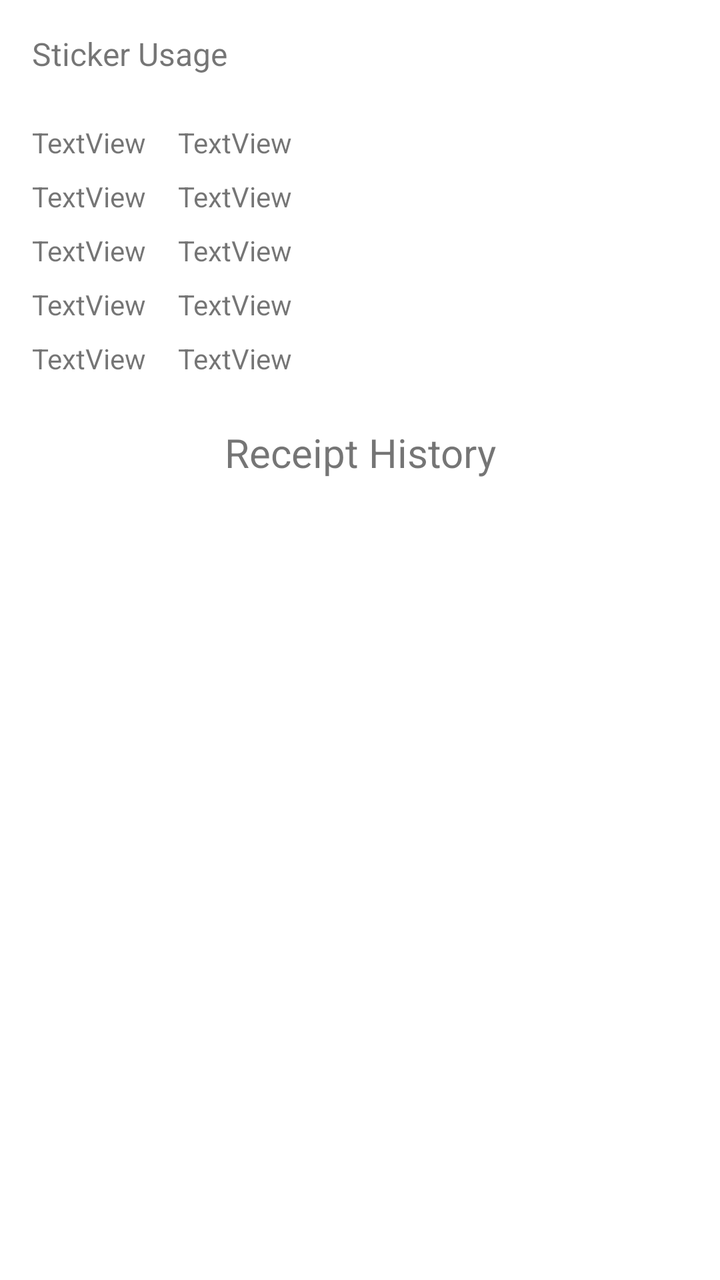
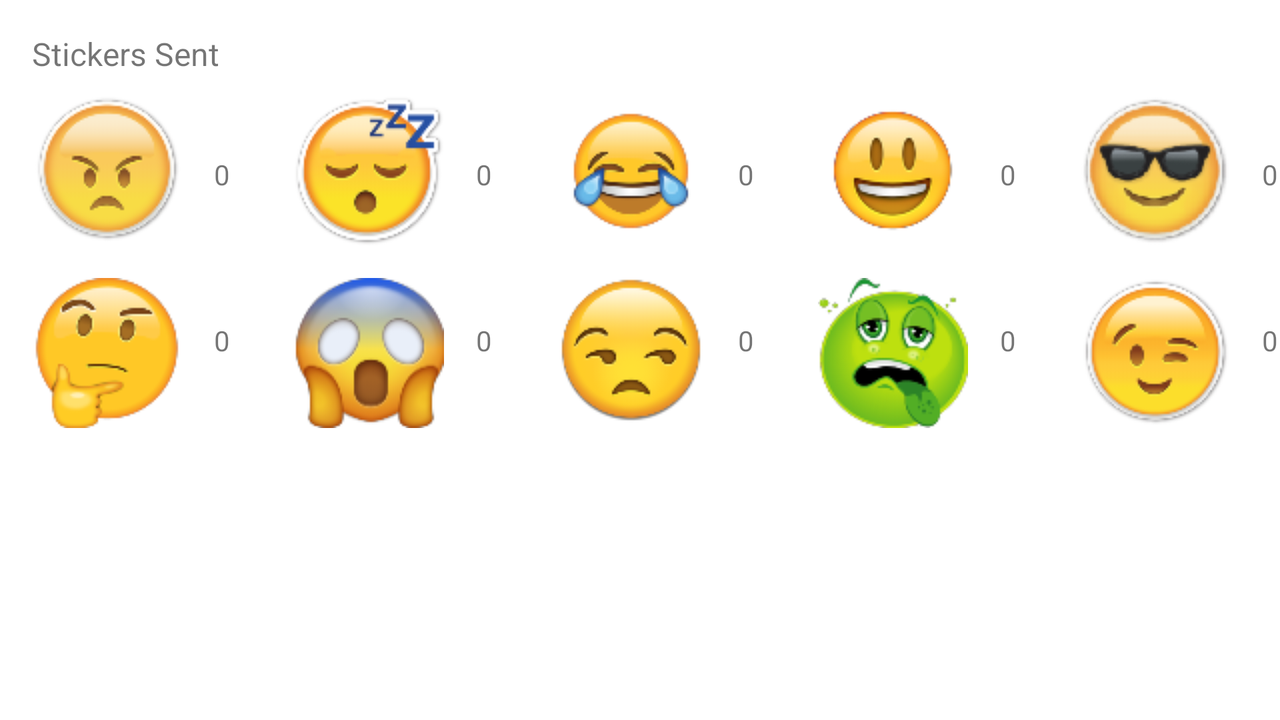

The same Android screen from two of the app's own layout files: first res/layout/ as a phone draws it, then the repository's variant for another configuration, drawn on a device whose configuration selects that folder. Both files follow.
<!-- AndroidManifest.xml: application theme Theme.Team54 -->
<!-- res/layout/activity_history.xml -->
<?xml version="1.0" encoding="utf-8"?>
<androidx.constraintlayout.widget.ConstraintLayout xmlns:android="http://schemas.android.com/apk/res/android"
    xmlns:app="http://schemas.android.com/apk/res-auto"
    xmlns:tools="http://schemas.android.com/tools"
    android:layout_width="match_parent"
    android:layout_height="match_parent"
    tools:context=".HistoryActivity">

    <TextView
        android:id="@+id/sticker_usage_label"
        android:layout_width="wrap_content"
        android:layout_height="wrap_content"
        android:layout_marginStart="16dp"
        android:layout_marginTop="16dp"
        android:text="Sticker Usage"
        android:textSize="16sp"
        app:layout_constraintStart_toStartOf="parent"
        app:layout_constraintTop_toTopOf="parent" />

    <TextView
        android:id="@+id/sticker1_stats"
        android:layout_width="wrap_content"
        android:layout_height="wrap_content"
        android:layout_marginStart="16dp"
        android:layout_marginTop="24dp"
        android:text="TextView"
        app:layout_constraintStart_toStartOf="parent"
        app:layout_constraintTop_toBottomOf="@+id/sticker_usage_label" />

    <TextView
        android:id="@+id/sticker2_stats"
        android:layout_width="wrap_content"
        android:layout_height="wrap_content"
        android:layout_marginStart="16dp"
        android:layout_marginTop="8dp"
        android:text="TextView"
        app:layout_constraintStart_toStartOf="parent"
        app:layout_constraintTop_toBottomOf="@+id/sticker1_stats" />

    <TextView
        android:id="@+id/sticker3_stats"
        android:layout_width="wrap_content"
        android:layout_height="wrap_content"
        android:layout_marginStart="16dp"
        android:layout_marginTop="8dp"
        android:text="TextView"
        app:layout_constraintStart_toStartOf="parent"
        app:layout_constraintTop_toBottomOf="@+id/sticker2_stats" />

    <TextView
        android:id="@+id/sticker4_stats"
        android:layout_width="wrap_content"
        android:layout_height="wrap_content"
        android:layout_marginStart="16dp"
        android:layout_marginTop="8dp"
        android:text="TextView"
        app:layout_constraintStart_toStartOf="parent"
        app:layout_constraintTop_toBottomOf="@+id/sticker3_stats" />

    <TextView
        android:id="@+id/sticker5_stats"
        android:layout_width="wrap_content"
        android:layout_height="wrap_content"
        android:layout_marginStart="16dp"
        android:layout_marginTop="8dp"
        android:text="TextView"
        app:layout_constraintStart_toStartOf="parent"
        app:layout_constraintTop_toBottomOf="@+id/sticker4_stats" />

    <TextView
        android:id="@+id/sticker6_stats"
        android:layout_width="wrap_content"
        android:layout_height="wrap_content"
        android:layout_marginStart="16dp"
        android:layout_marginTop="24dp"
        android:text="TextView"
        app:layout_constraintStart_toEndOf="@+id/sticker1_stats"
        app:layout_constraintTop_toBottomOf="@+id/sticker_usage_label" />

    <TextView
        android:id="@+id/sticker7_stats"
        android:layout_width="wrap_content"
        android:layout_height="wrap_content"
        android:layout_marginStart="16dp"
        android:layout_marginTop="8dp"
        android:text="TextView"
        app:layout_constraintStart_toEndOf="@+id/sticker2_stats"
        app:layout_constraintTop_toBottomOf="@+id/sticker6_stats" />

    <TextView
        android:id="@+id/sticker8_stats"
        android:layout_width="wrap_content"
        android:layout_height="wrap_content"
        android:layout_marginStart="16dp"
        android:layout_marginTop="8dp"
        android:text="TextView"
        app:layout_constraintStart_toEndOf="@+id/sticker3_stats"
        app:layout_constraintTop_toBottomOf="@+id/sticker7_stats" />

    <TextView
        android:id="@+id/sticker9_stats"
        android:layout_width="wrap_content"
        android:layout_height="wrap_content"
        android:layout_marginStart="16dp"
        android:layout_marginTop="8dp"
        android:text="TextView"
        app:layout_constraintStart_toEndOf="@+id/sticker4_stats"
        app:layout_constraintTop_toBottomOf="@+id/sticker8_stats" />

    <TextView
        android:id="@+id/sticker10_stats"
        android:layout_width="wrap_content"
        android:layout_height="wrap_content"
        android:layout_marginStart="16dp"
        android:layout_marginTop="8dp"
        android:text="TextView"
        app:layout_constraintStart_toEndOf="@+id/sticker5_stats"
        app:layout_constraintTop_toBottomOf="@+id/sticker9_stats" />

    <TextView
        android:id="@+id/receiptHistory"
        android:layout_width="wrap_content"
        android:layout_height="wrap_content"
        android:layout_marginTop="24dp"
        android:text="Receipt History"
        android:textSize="20sp"
        app:layout_constraintEnd_toEndOf="parent"
        app:layout_constraintStart_toStartOf="parent"
        app:layout_constraintTop_toBottomOf="@+id/sticker10_stats" />

    <androidx.recyclerview.widget.RecyclerView
        android:id="@+id/receipt_history_recyclerView"
        android:layout_width="0dp"
        android:layout_height="0dp"
        android:layout_marginStart="8dp"
        android:layout_marginTop="24dp"
        android:layout_marginEnd="8dp"
        android:layout_marginBottom="8dp"
        app:layout_constraintBottom_toBottomOf="parent"
        app:layout_constraintEnd_toEndOf="parent"
        app:layout_constraintStart_toStartOf="parent"
        app:layout_constraintTop_toBottomOf="@+id/receiptHistory" />

</androidx.constraintlayout.widget.ConstraintLayout>
<!-- resources referenced by this layout -->
<resources>
  <style name="Theme.Team54" parent="Theme.MaterialComponents.DayNight.DarkActionBar">
          
          <item name="colorPrimary">@color/purple_500</item>
          <item name="colorPrimaryVariant">@color/purple_700</item>
          <item name="colorOnPrimary">@color/white</item>
          
          <item name="colorSecondary">@color/teal_200</item>
          <item name="colorSecondaryVariant">@color/teal_700</item>
          <item name="colorOnSecondary">@color/black</item>
          
          <item name="android:statusBarColor" tools:targetApi="l">?attr/colorPrimaryVariant</item>
          
      </style>
</resources>
<!-- res/layout-land/activity_history.xml (the repository's variant of the layout above) -->
<!-- drawn on the phone turned sideways -->
<?xml version="1.0" encoding="utf-8"?>
<androidx.constraintlayout.widget.ConstraintLayout xmlns:android="http://schemas.android.com/apk/res/android"
    xmlns:app="http://schemas.android.com/apk/res-auto"
    xmlns:tools="http://schemas.android.com/tools"
    android:layout_width="match_parent"
    android:layout_height="match_parent"
    tools:context=".HistoryActivity">

    <TextView
        android:id="@+id/sticker_usage_label"
        android:layout_width="wrap_content"
        android:layout_height="wrap_content"
        android:layout_marginStart="16dp"
        android:layout_marginTop="16dp"
        android:text="Stickers Sent"
        android:textSize="16sp"
        app:layout_constraintStart_toStartOf="parent"
        app:layout_constraintTop_toTopOf="parent" />

    <TextView
        android:id="@+id/sticker1_stats"
        android:layout_width="wrap_content"
        android:layout_height="wrap_content"
        android:layout_marginStart="16dp"
        android:layout_marginTop="40dp"
        android:text="0"
        app:layout_constraintStart_toEndOf="@+id/imageView2"
        app:layout_constraintTop_toBottomOf="@+id/sticker_usage_label" />

    <TextView
        android:id="@+id/sticker2_stats"
        android:layout_width="wrap_content"
        android:layout_height="wrap_content"
        android:layout_marginStart="16dp"
        android:layout_marginTop="40dp"
        android:text="0"
        app:layout_constraintStart_toEndOf="@+id/imageView3"
        app:layout_constraintTop_toBottomOf="@+id/sticker_usage_label" />

    <TextView
        android:id="@+id/sticker3_stats"
        android:layout_width="wrap_content"
        android:layout_height="wrap_content"
        android:layout_marginStart="16dp"
        android:layout_marginTop="40dp"
        android:text="0"
        app:layout_constraintStart_toEndOf="@+id/imageView4"
        app:layout_constraintTop_toBottomOf="@+id/sticker_usage_label" />

    <TextView
        android:id="@+id/sticker4_stats"
        android:layout_width="wrap_content"
        android:layout_height="wrap_content"
        android:layout_marginStart="16dp"
        android:layout_marginTop="64dp"
        android:text="0"
        app:layout_constraintStart_toEndOf="@+id/imageView5"
        app:layout_constraintTop_toBottomOf="@+id/sticker6_stats" />

    <TextView
        android:id="@+id/sticker5_stats"
        android:layout_width="wrap_content"
        android:layout_height="wrap_content"
        android:layout_marginStart="16dp"
        android:layout_marginTop="64dp"
        android:text="0"
        app:layout_constraintStart_toEndOf="@+id/imageView6"
        app:layout_constraintTop_toBottomOf="@+id/sticker7_stats" />

    <TextView
        android:id="@+id/sticker6_stats"
        android:layout_width="wrap_content"
        android:layout_height="wrap_content"
        android:layout_marginStart="16dp"
        android:layout_marginTop="40dp"
        android:text="0"
        app:layout_constraintStart_toEndOf="@+id/imageView7"
        app:layout_constraintTop_toBottomOf="@+id/sticker_usage_label" />

    <TextView
        android:id="@+id/sticker7_stats"
        android:layout_width="wrap_content"
        android:layout_height="wrap_content"
        android:layout_marginStart="16dp"
        android:layout_marginTop="40dp"
        android:text="0"
        app:layout_constraintStart_toEndOf="@+id/imageView8"
        app:layout_constraintTop_toBottomOf="@+id/sticker_usage_label" />

    <TextView
        android:id="@+id/sticker8_stats"
        android:layout_width="wrap_content"
        android:layout_height="wrap_content"
        android:layout_marginStart="16dp"
        android:layout_marginTop="64dp"
        android:text="0"
        app:layout_constraintStart_toEndOf="@+id/imageView9"
        app:layout_constraintTop_toBottomOf="@+id/sticker1_stats" />

    <TextView
        android:id="@+id/sticker9_stats"
        android:layout_width="wrap_content"
        android:layout_height="wrap_content"
        android:layout_marginStart="16dp"
        android:layout_marginTop="64dp"
        android:text="0"
        app:layout_constraintStart_toEndOf="@+id/imageView10"
        app:layout_constraintTop_toBottomOf="@+id/sticker2_stats" />


    <TextView
        android:id="@+id/sticker10_stats"
        android:layout_width="wrap_content"
        android:layout_height="wrap_content"
        android:layout_marginStart="16dp"
        android:layout_marginTop="64dp"
        android:text="0"
        app:layout_constraintStart_toEndOf="@+id/imageView11"
        app:layout_constraintTop_toBottomOf="@+id/sticker3_stats" />

    <ImageView
        android:id="@+id/imageView2"
        android:layout_width="wrap_content"
        android:layout_height="wrap_content"
        android:layout_marginStart="16dp"
        android:layout_marginTop="48dp"
        app:layout_constraintStart_toStartOf="parent"
        app:layout_constraintTop_toTopOf="parent"
        app:srcCompat="@drawable/angry" />

    <ImageView
        android:id="@+id/imageView3"
        android:layout_width="wrap_content"
        android:layout_height="wrap_content"
        android:layout_marginStart="32dp"
        android:layout_marginTop="48dp"
        app:layout_constraintStart_toEndOf="@+id/sticker6_stats"
        app:layout_constraintTop_toTopOf="parent"
        app:srcCompat="@drawable/funny" />

    <ImageView
        android:id="@+id/imageView4"
        android:layout_width="wrap_content"
        android:layout_height="wrap_content"
        android:layout_marginStart="32dp"
        android:layout_marginTop="48dp"
        app:layout_constraintStart_toEndOf="@+id/sticker7_stats"
        app:layout_constraintTop_toTopOf="parent"
        app:srcCompat="@drawable/glasses" />

    <ImageView
        android:id="@+id/imageView5"
        android:layout_width="wrap_content"
        android:layout_height="wrap_content"
        android:layout_marginStart="32dp"
        android:layout_marginTop="16dp"
        app:layout_constraintStart_toEndOf="@+id/sticker8_stats"
        app:layout_constraintTop_toBottomOf="@+id/imageView7"
        app:srcCompat="@drawable/scream" />

    <ImageView
        android:id="@+id/imageView6"
        android:layout_width="wrap_content"
        android:layout_height="wrap_content"
        android:layout_marginStart="32dp"
        android:layout_marginTop="16dp"
        app:layout_constraintStart_toEndOf="@+id/sticker9_stats"
        app:layout_constraintTop_toBottomOf="@+id/imageView8"
        app:srcCompat="@drawable/sick" />

    <ImageView
        android:id="@+id/imageView7"
        android:layout_width="wrap_content"
        android:layout_height="wrap_content"
        android:layout_marginStart="32dp"
        android:layout_marginTop="48dp"
        app:layout_constraintStart_toEndOf="@+id/sticker1_stats"
        app:layout_constraintTop_toTopOf="parent"
        app:srcCompat="@drawable/sleepy" />

    <ImageView
        android:id="@+id/imageView8"
        android:layout_width="wrap_content"
        android:layout_height="wrap_content"
        android:layout_marginStart="32dp"
        android:layout_marginTop="48dp"
        app:layout_constraintStart_toEndOf="@+id/sticker2_stats"
        app:layout_constraintTop_toTopOf="parent"
        app:srcCompat="@drawable/smile" />

    <ImageView
        android:id="@+id/imageView9"
        android:layout_width="wrap_content"
        android:layout_height="wrap_content"
        android:layout_marginStart="16dp"
        android:layout_marginTop="16dp"
        app:layout_constraintStart_toStartOf="parent"
        app:layout_constraintTop_toBottomOf="@+id/imageView2"
        app:srcCompat="@drawable/thinking" />

    <ImageView
        android:id="@+id/imageView10"
        android:layout_width="wrap_content"
        android:layout_height="wrap_content"
        android:layout_marginStart="32dp"
        android:layout_marginTop="16dp"
        app:layout_constraintStart_toEndOf="@+id/sticker4_stats"
        app:layout_constraintTop_toBottomOf="@+id/imageView3"
        app:srcCompat="@drawable/unamused" />

    <ImageView
        android:id="@+id/imageView11"
        android:layout_width="wrap_content"
        android:layout_height="wrap_content"
        android:layout_marginStart="32dp"
        android:layout_marginTop="16dp"
        app:layout_constraintStart_toEndOf="@+id/sticker5_stats"
        app:layout_constraintTop_toBottomOf="@+id/imageView4"
        app:srcCompat="@drawable/wink" />

</androidx.constraintlayout.widget.ConstraintLayout>
<!-- resources referenced by the variant -->
<!-- as the phone turned sideways resolves them -->
<resources>
  <!-- drawable angry: png bitmap (drawable, 7538 bytes) -->
  <!-- drawable funny: png bitmap (drawable, 5740 bytes) -->
  <!-- drawable glasses: png bitmap (drawable, 9815 bytes) -->
  <!-- drawable scream: png bitmap (drawable, 10045 bytes) -->
  <!-- drawable sick: png bitmap (drawable, 8926 bytes) -->
  <!-- drawable sleepy: png bitmap (drawable, 8396 bytes) -->
  <!-- drawable smile: png bitmap (drawable, 6432 bytes) -->
  <!-- drawable thinking: png bitmap (drawable, 6499 bytes) -->
  <!-- drawable unamused: png bitmap (drawable, 6510 bytes) -->
  <!-- drawable wink: png bitmap (drawable, 7338 bytes) -->
  <style name="Theme.Team54" parent="Theme.MaterialComponents.DayNight.DarkActionBar">
          
          <item name="colorPrimary">@color/purple_500</item>
          <item name="colorPrimaryVariant">@color/purple_700</item>
          <item name="colorOnPrimary">@color/white</item>
          
          <item name="colorSecondary">@color/teal_200</item>
          <item name="colorSecondaryVariant">@color/teal_700</item>
          <item name="colorOnSecondary">@color/black</item>
          
          <item name="android:statusBarColor" tools:targetApi="l">?attr/colorPrimaryVariant</item>
          
      </style>
</resources>
